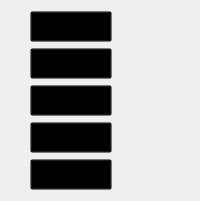
                <widget class="QWidget" name="tab_10">
                 <attribute name="title">
                  <string>이베이</string>
                 </attribute>
                 <layout class="QGridLayout" name="gridLayout_31">
                  <property name="leftMargin">
                   <number>30</number>
                  </property>
                  <property name="rightMargin">
                   <number>20</number>
                  </property>
                  <item row="0" column="0">
                   <widget class="QPushButton" name="bell_Ebay_Title1">
                    <property name="font">
                     <font>
                      <family>나눔고딕</family>
                      <pointsize>12</pointsize>
                     </font>
                    </property>
                    <property name="styleSheet">
                     <string notr="true">text-align: left;
background: transparent;</string>
                    </property>
                    <property name="text">
                     <string/>
                    </property>
                   </widget>
                  </item>
                  <item row="0" column="1">
                   <widget class="QLabel" name="bell_Ebay_Date1">
                    <property name="text">
                     <string/>
                    </property>
                    <property name="alignment">
                     <set>Qt::AlignBottom|Qt::AlignRight|Qt::AlignTrailing</set>
                    </property>
                   </widget>
                  </item>
                  <item row="1" column="0">
                   <widget class="QPushButton" name="bell_Ebay_Title2">
                    <property name="font">
                     <font>
                      <family>나눔고딕</family>
                      <pointsize>12</pointsize>
                     </font>
                    </property>
                    <property name="styleSheet">
                     <string notr="true">text-align: left;
background: transparent;</string>
                    </property>
                    <property name="text">
                     <string/>
                    </property>
                   </widget>
                  </item>
                  <item row="1" column="1">
                   <widget class="QLabel" name="bell_Ebay_Date2">
                    <property name="text">
                     <string/>
                    </property>
                    <property name="alignment">
                     <set>Qt::AlignBottom|Qt::AlignRight|Qt::AlignTrailing</set>
                    </property>
                   </widget>
                  </item>
                  <item row="2" column="0">
                   <widget class="QPushButton" name="bell_Ebay_Title3">
                    <property name="font">
                     <font>
                      <family>나눔고딕</family>
                      <pointsize>12</pointsize>
                     </font>
                    </property>
                    <property name="styleSheet">
                     <string notr="true">text-align: left;
background: transparent;</string>
                    </property>
                    <property name="text">
                     <string>Loading...</string>
                    </property>
                   </widget>
                  </item>
                  <item row="2" column="1">
                   <widget class="QLabel" name="bell_Ebay_Date3">
                    <property name="text">
                     <string/>
                    </property>
                    <property name="alignment">
                     <set>Qt::AlignBottom|Qt::AlignRight|Qt::AlignTrailing</set>
                    </property>
                   </widget>
                  </item>
                  <item row="3" column="0">
                   <widget class="QPushButton" name="bell_Ebay_Title4">
                    <property name="font">
                     <font>
                      <family>나눔고딕</family>
                      <pointsize>12</pointsize>
                     </font>
                    </property>
                    <property name="styleSheet">
                     <string notr="true">text-align: left;
background: transparent;</string>
                    </property>
                    <property name="text">
                     <string/>
                    </property>
                   </widget>
                  </item>
                  <item row="3" column="1">
                   <widget class="QLabel" name="bell_Ebay_Date4">
                    <property name="text">
                     <string/>
                    </property>
                    <property name="alignment">
                     <set>Qt::AlignBottom|Qt::AlignRight|Qt::AlignTrailing</set>
                    </property>
                   </widget>
                  </item>
                  <item row="4" column="0">
                   <widget class="QPushButton" name="bell_Ebay_Title5">
                    <property name="font">
                     <font>
                      <family>나눔고딕</family>
                      <pointsize>12</pointsize>
                     </font>
                    </property>
                    <property name="styleSheet">
                     <string notr="true">text-align: left;
background: transparent;</string>
                    </property>
                    <property name="text">
                     <string/>
                    </property>
                   </widget>
                  </item>
                  <item row="4" column="1">
                   <widget class="QLabel" name="bell_Ebay_Date5">
                    <property name="text">
                     <string/>
                    </property>
                    <property name="alignment">
                     <set>Qt::AlignBottom|Qt::AlignRight|Qt::AlignTrailing</set>
                    </property>
                   </widget>
                  </item>
                 </layout>
                </widget>
